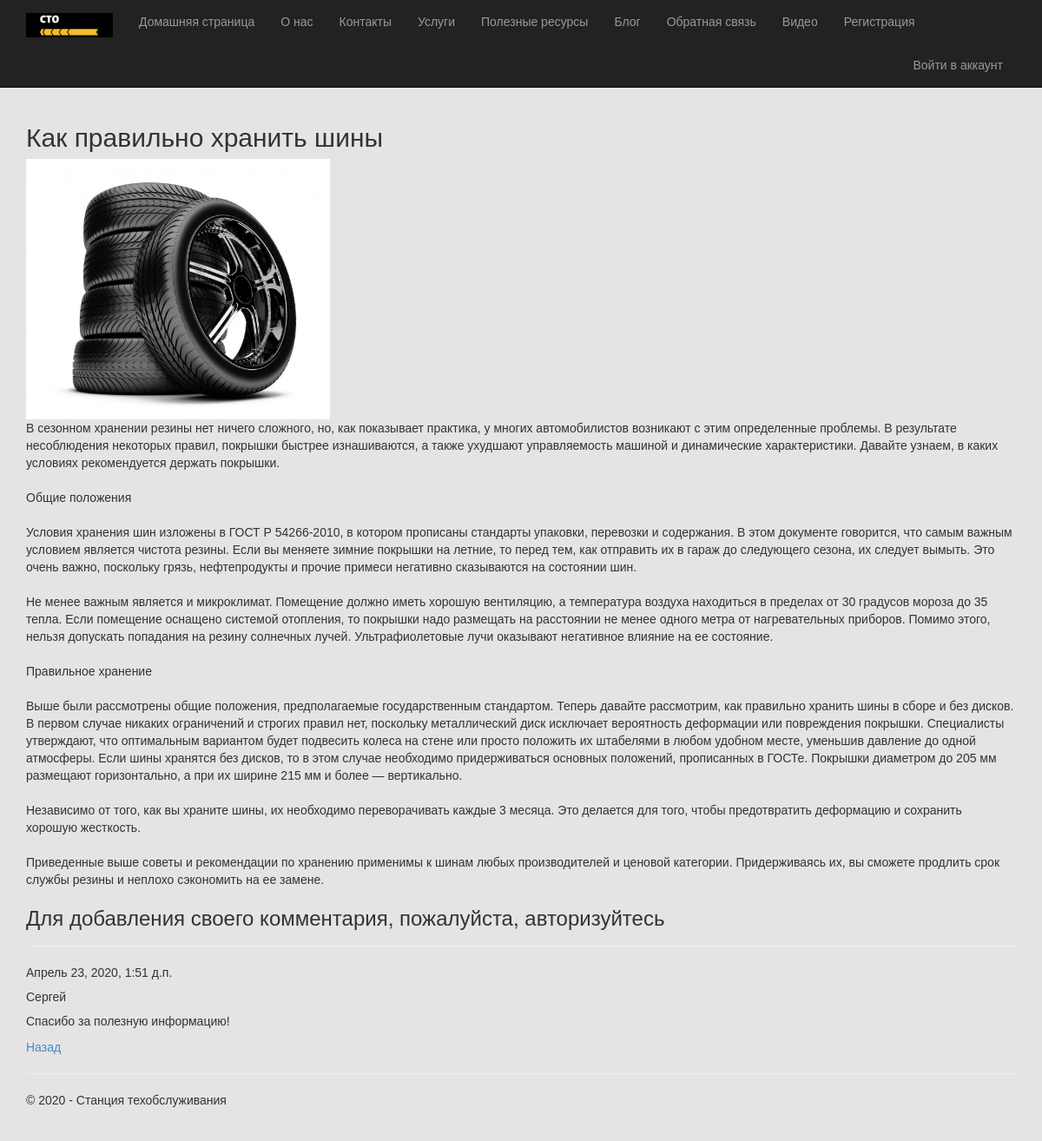
Page /2/ on the committed database.
### app/models.py (models this page shows, shortened)
class Blog(models.Model):
    title = models.CharField(max_length = 100, unique_for_date = "posted", verbose_name = "Заголовок")
    author = models.ForeignKey(User, on_delete = models.CASCADE, verbose_name = "Автор")
    description = models.TextField(verbose_name = "Краткое содержание")
    content = models.TextField(verbose_name = "Полное содержание")
    posted = models.DateTimeField(default = datetime.now(), db_index = True, verbose_name = "Опубликована")
    image = models.FileField(default = 'temp.jpg', verbose_name = "Путь к картинке")
    class Meta:
        db_table = "Posts" # имя таблицы для модели
        ordering = ["-posted"] # порядок сортировки данных в модели ("-" означает по убыванию)
        verbose_name = "статья блога" # имя, под которым модель будет отображаться в административном разделе (для одной статьи блога)
        verbose_name_plural = "статьи блога" # тоже для всех статей блога

class Comment(models.Model):
    text = models.TextField(verbose_name = "Комментарий")
    date = models.DateTimeField(default = datetime.now(), db_index = True, verbose_name = "Дата")
    author = models.ForeignKey(User, on_delete = models.CASCADE, verbose_name = "Автор")
    post = models.ForeignKey(Blog, on_delete = models.CASCADE, verbose_name = "Статья")
    class Meta:
        db_table = "Comments" # имя таблицы для модели
        verbose_name = "Комментарий" # имя, под которым модель будет отображаться в административном разделе (для одной статьи блога)
        verbose_name_plural = "Комментарии к статьям блога" # тоже для всех статей блога
        ordering = ["-date"] # порядок сортировки данных в модели ("-" означает по убыванию)

### app/views.py (the view)
# urls.py: url(r'^(?P<parametr>\d+)/$', app.views.blogpost, name='blogpost'),
def blogpost(request, parametr):
    post_1 = Blog.objects.get(id=parametr) # запрос на выбор конкретной статьи по параметру
    comments = Comment.objects.filter(post=parametr)
    if request.method == "POST": # после отправки данных формы на сервер методом POST
        form = CommentForm(request.POST)
        if form.is_valid():
            comment_f = form.save(commit=False)
            comment_f.author = request.user # добавляем (так как этого поля нет в форме) в модель Комментария (Comment) в поле автор авторизованного пользователя
            comment_f.date = datetime.now() # добавляем в модель Комментария (Comment) текущую дату
            comment_f.post = Blog.objects.get(id=parametr) # добавляем в модель Комментария (Comment) статью, для которой данный комментарий
            comment_f.save() # сохраняем изменения после добавления полей
            return redirect('blogpost', parametr=post_1.id) # переадресация на ту же страницу статьи после отправки комментария
    else:
      form = CommentForm() # создание формы для ввода комментария
      assert isinstance(request, HttpRequest)
      return render(
        request,
        'app/blogpost.html',
        {
            'post_1': post_1, # передача конкретной статьи в шаблон веб-страницы
            'comments': comments, # передача всех комментариев к данной статье в шаблон веб-страницы
            'form': form, # передача формы добавления комментария в шаблон веб-страницы
            'year':datetime.now().year,
        }
)

### app/templates/app/blogpost.html
﻿{% extends "app/layout.html" %}
{% block content %}
<h2> {{post_1.title}} </h2>
{% if post_1.image and post_1.image.url != '/media/temp.jpg' %}
    <img src="{{ post_1.image.url }}" alt=«Картинка статьи блога" width="350" height="300"/>
{% endif %}
<p> {{post_1.content|linebreaksbr}} </p>
{% if user.is_authenticated %}
    <h3>Добавить комментарий</h3>
    <form method="POST" >{% csrf_token %}
    <div>
         {{form.as_p}}
         <button type="submit" class="save btn btn-default" > Отправить комментарий </button>
    </div>
    </form>
{% else %}
    <h3> Для добавления своего комментария, пожалуйста, авторизуйтесь </h3>
{% endif %}
{% for comment in comments %}
    <hr/>
    <h7> {{comment.date}} </h7>
    <h5> {{comment.author}} </h5>
    <p> {{comment.text|linebreaksbr}} </p>
{% endfor %}
<p><a href="{% url 'blog' %}"> Назад </a></p>
{% endblock %}

### app/templates/app/layout.html (shortened to what this page needs)
﻿<!DOCTYPE html>
<html>
<head>
    {% load staticfiles %}
    <link rel="stylesheet" type="text/css" href="{% static 'app/content/bootstrap.min.css' %}" />
    <link rel="stylesheet" type="text/css" href="{% static 'app/content/site.css' %}" />
</head>
<body>
    <div class="navbar navbar-inverse navbar-fixed-top">
        <div class="container">
            <div class="navbar-header">
                <a href="/" class="navbar-brand"> <img src="{% static 'app/content/logo.png' %}" alt="logo"/> </a>
            </div>
            <div class="navbar-collapse collapse">
                <ul class="nav navbar-nav">
                    <li><a href="{% url 'home' %}">Домашняя страница</a></li>
                    <li><a href="{% url 'about' %}">О нас</a></li>
                    <li><a href="{% url 'contact' %}">Контакты</a></li>
                    <li><a href="{% url 'services' %}" >Услуги</a>
                    </li>
                    <li><a href="{% url 'links' %}">Полезные ресурсы</a></li>
                    <li><a href="{% url 'blog' %}">Блог</a></li>
                    <li><a href="{% url 'anketa' %}">Обратная связь</a></li>
                    <li><a href="{% url 'videopost' %}">Видео</a></li>
                    {% if not user.is_authenticated %}
                <li><a href="{% url 'registration' %}">Регистрация</a></li>
                    {% endif %}
                </ul>
                {% include 'app/loginpartial.html' %}
            </div>
        </div>
    </div>
    <div class="container body-content">
{% block content %}{% endblock %}
        <hr/>
        <footer>
            <p>&copy; {{ year }} - Станция техобслуживания</p>
        </footer>
    </div>
</body>
</html>

### app/templates/app/loginpartial.html
﻿{% if user.is_authenticated %}
<form id="logoutForm" action="/logout" method="post" class="navbar-right">
{% csrf_token %}
<ul class="nav navbar-nav navbar-right">
<li><span class="navbar-brand">Добро пожаловать, {{ user.username }}!</span></li>
<li><a href="javascript:document.getElementById('logoutForm').submit()">Выйти</a></li>
</ul>
</form>
{% else %}
<ul class="nav navbar-nav navbar-right">
<li><a href="{% url 'login' %}">Войти в аккаунт</a></li>
</ul>
{% endif %}

### app/static/app/content/site.css (style rules this page uses)
body { padding-top: 100px; padding-bottom: 40px; font-family: Arial, Helvetica, sans-serif; background-color: #e5e3e3; }
.body-content { padding-left: 15px; padding-right: 15px; }

### rows in the picture
Blog: title "Как правильно хранить шины", image (picture), content "В сезонном хранении резины нет ничего сложного, но, как показывает практика, у многих автомобилистов возникают с этим определенные проблемы. В результате несоблюдения некоторых правил, покрышки быстрее изнашиваются, а также ухудшают управляемость машиной и динамические характеристики. Давайте узнаем, в каких условиях рекомендуется держать покрышки. Общие положения Условия хранения шин изложены в ГОСТ Р 54266-2010, в котором прописаны стандарты упаковки, перевозки и содержания. В этом документе говорится, что самым важным условием является чистота резины. Если вы меняете зимние покрышки на летние, то перед тем, как отправить их в гараж до следующего сезона, их следует вымыть. Это очень…"
Comment: date "Апрель 23, 2020, 1:51 д.п.", author "Сергей", text "Спасибо за полезную информацию!"
